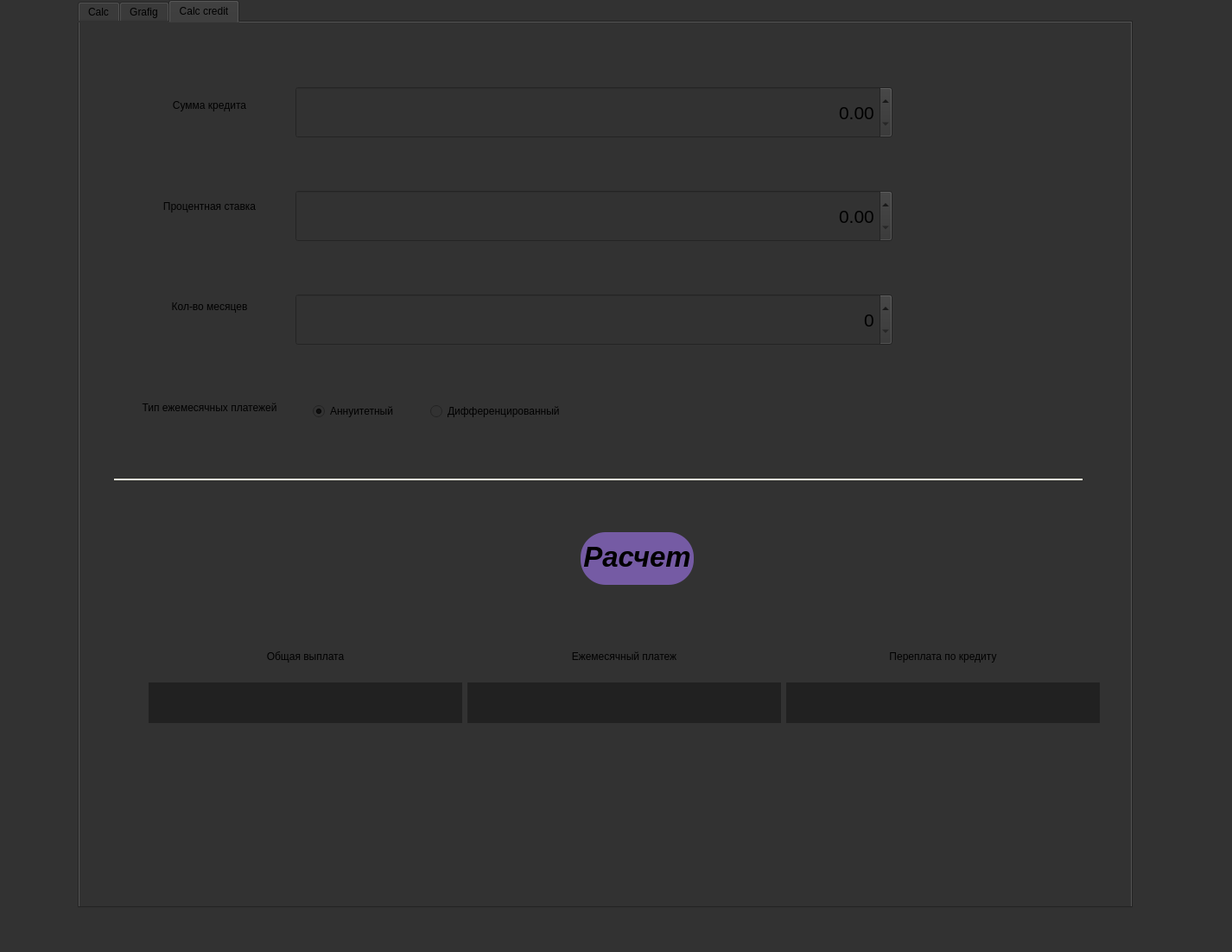
<?xml version="1.0" encoding="UTF-8"?>
<ui version="4.0">
 <class>MainWindow</class>
 <widget class="QMainWindow" name="MainWindow">
  <property name="geometry">
   <rect>
    <x>0</x>
    <y>0</y>
    <width>1426</width>
    <height>1102</height>
   </rect>
  </property>
  <property name="windowTitle">
   <string>MainWindow</string>
  </property>
  <property name="styleSheet">
   <string notr="true">background-color: rgb(50, 50, 50);</string>
  </property>
  <widget class="QWidget" name="centralwidget">
   <widget class="QTabWidget" name="tabWidget">
    <property name="geometry">
     <rect>
      <x>90</x>
      <y>0</y>
      <width>1221</width>
      <height>1051</height>
     </rect>
    </property>
    <property name="currentIndex">
     <number>2</number>
    </property>
    <widget class="QWidget" name="calc">
     <attribute name="title">
      <string>Calc</string>
     </attribute>
     <widget class="QWidget" name="gridLayoutWidget">
      <property name="geometry">
       <rect>
        <x>390</x>
        <y>260</y>
        <width>465</width>
        <height>420</height>
       </rect>
      </property>
      <layout class="QGridLayout" name="save_num">
       <property name="sizeConstraint">
        <enum>QLayout::SetDefaultConstraint</enum>
       </property>
       <item row="1" column="1">
        <widget class="QPushButton" name="asin">
         <property name="font">
          <font>
           <pointsize>30</pointsize>
           <bold>true</bold>
          </font>
         </property>
         <property name="cursor">
          <cursorShape>PointingHandCursor</cursorShape>
         </property>
         <property name="mouseTracking">
          <bool>false</bool>
         </property>
         <property name="styleSheet">
          <string notr="true">border-style: outset;
color: rgb(142, 112, 199);

border-radius:  29px;


</string>
         </property>
         <property name="text">
          <string>asin</string>
         </property>
         <property name="autoRepeat">
          <bool>false</bool>
         </property>
         <property name="autoExclusive">
          <bool>false</bool>
         </property>
        </widget>
       </item>
       <item row="3" column="3">
        <widget class="QPushButton" name="num5">
         <property name="font">
          <font>
           <pointsize>50</pointsize>
           <bold>true</bold>
          </font>
         </property>
         <property name="cursor">
          <cursorShape>PointingHandCursor</cursorShape>
         </property>
         <property name="mouseTracking">
          <bool>false</bool>
         </property>
         <property name="styleSheet">
          <string notr="true">border-style: outset;

</string>
         </property>
         <property name="text">
          <string>5</string>
         </property>
        </widget>
       </item>
       <item row="1" column="5">
        <widget class="QPushButton" name="del">
         <property name="font">
          <font>
           <pointsize>35</pointsize>
           <bold>true</bold>
          </font>
         </property>
         <property name="cursor">
          <cursorShape>PointingHandCursor</cursorShape>
         </property>
         <property name="mouseTracking">
          <bool>false</bool>
         </property>
         <property name="styleSheet">
          <string notr="true">border-style: outset;
color: rgb(142, 113, 199);

border-radius:  29px;


</string>
         </property>
         <property name="text">
          <string>/</string>
         </property>
         <property name="autoRepeat">
          <bool>false</bool>
         </property>
         <property name="autoExclusive">
          <bool>false</bool>
         </property>
        </widget>
       </item>
       <item row="5" column="3">
        <widget class="QPushButton" name="num0">
         <property name="font">
          <font>
           <pointsize>50</pointsize>
           <bold>true</bold>
          </font>
         </property>
         <property name="cursor">
          <cursorShape>PointingHandCursor</cursorShape>
         </property>
         <property name="mouseTracking">
          <bool>false</bool>
         </property>
         <property name="styleSheet">
          <string notr="true">border-style: outset;

</string>
         </property>
         <property name="text">
          <string>0</string>
         </property>
        </widget>
       </item>
       <item row="5" column="5">
        <widget class="QPushButton" name="button_resul">
         <property name="font">
          <font>
           <pointsize>55</pointsize>
           <bold>true</bold>
          </font>
         </property>
         <property name="cursor">
          <cursorShape>PointingHandCursor</cursorShape>
         </property>
         <property name="mouseTracking">
          <bool>false</bool>
         </property>
         <property name="styleSheet">
          <string notr="true">border-style: outset;
background-color: rgb(142, 111, 199);


border-radius:  29px;
padding-top: -5px;


</string>
         </property>
         <property name="text">
          <string>=</string>
         </property>
         <property name="autoRepeat">
          <bool>false</bool>
         </property>
         <property name="autoExclusive">
          <bool>false</bool>
         </property>
        </widget>
       </item>
       <item row="3" column="5">
        <widget class="QPushButton" name="minus">
         <property name="font">
          <font>
           <pointsize>35</pointsize>
           <bold>true</bold>
          </font>
         </property>
         <property name="cursor">
          <cursorShape>PointingHandCursor</cursorShape>
         </property>
         <property name="mouseTracking">
          <bool>false</bool>
         </property>
         <property name="styleSheet">
          <string notr="true">border-style: outset;
color: rgb(142, 112, 199);

border-radius:  29px;


</string>
         </property>
         <property name="text">
          <string>-</string>
         </property>
         <property name="autoRepeat">
          <bool>false</bool>
         </property>
         <property name="autoExclusive">
          <bool>false</bool>
         </property>
        </widget>
       </item>
       <item row="2" column="1">
        <widget class="QPushButton" name="atan">
         <property name="font">
          <font>
           <pointsize>30</pointsize>
           <bold>true</bold>
          </font>
         </property>
         <property name="cursor">
          <cursorShape>PointingHandCursor</cursorShape>
         </property>
         <property name="mouseTracking">
          <bool>false</bool>
         </property>
         <property name="styleSheet">
          <string notr="true">border-style: outset;
color: rgb(142, 112, 199);

border-radius:  29px;


</string>
         </property>
         <property name="text">
          <string>atan</string>
         </property>
         <property name="autoRepeat">
          <bool>false</bool>
         </property>
         <property name="autoExclusive">
          <bool>false</bool>
         </property>
        </widget>
       </item>
       <item row="2" column="2">
        <widget class="QPushButton" name="num1">
         <property name="font">
          <font>
           <pointsize>50</pointsize>
           <bold>true</bold>
          </font>
         </property>
         <property name="cursor">
          <cursorShape>PointingHandCursor</cursorShape>
         </property>
         <property name="mouseTracking">
          <bool>false</bool>
         </property>
         <property name="styleSheet">
          <string notr="true">border-style: outset;
hover: { color: red };
</string>
         </property>
         <property name="text">
          <string>1</string>
         </property>
        </widget>
       </item>
       <item row="3" column="4">
        <widget class="QPushButton" name="num6">
         <property name="font">
          <font>
           <pointsize>50</pointsize>
           <bold>true</bold>
          </font>
         </property>
         <property name="cursor">
          <cursorShape>PointingHandCursor</cursorShape>
         </property>
         <property name="mouseTracking">
          <bool>false</bool>
         </property>
         <property name="styleSheet">
          <string notr="true">border-style: outset;

</string>
         </property>
         <property name="text">
          <string>6</string>
         </property>
        </widget>
       </item>
       <item row="3" column="1">
        <widget class="QPushButton" name="sqrt">
         <property name="font">
          <font>
           <pointsize>30</pointsize>
           <bold>true</bold>
          </font>
         </property>
         <property name="cursor">
          <cursorShape>PointingHandCursor</cursorShape>
         </property>
         <property name="mouseTracking">
          <bool>false</bool>
         </property>
         <property name="styleSheet">
          <string notr="true">border-style: outset;
color: rgb(142, 112, 199);

border-radius:  29px;


</string>
         </property>
         <property name="text">
          <string>sqrt</string>
         </property>
         <property name="autoRepeat">
          <bool>false</bool>
         </property>
         <property name="autoExclusive">
          <bool>false</bool>
         </property>
        </widget>
       </item>
       <item row="4" column="4">
        <widget class="QPushButton" name="num9">
         <property name="font">
          <font>
           <pointsize>50</pointsize>
           <bold>true</bold>
          </font>
         </property>
         <property name="cursor">
          <cursorShape>PointingHandCursor</cursorShape>
         </property>
         <property name="mouseTracking">
          <bool>false</bool>
         </property>
         <property name="styleSheet">
          <string notr="true">border-style: outset;

</string>
         </property>
         <property name="text">
          <string>9</string>
         </property>
        </widget>
       </item>
       <item row="4" column="1">
        <widget class="QPushButton" name="acos">
         <property name="font">
          <font>
           <pointsize>30</pointsize>
           <bold>true</bold>
          </font>
         </property>
         <property name="cursor">
          <cursorShape>PointingHandCursor</cursorShape>
         </property>
         <property name="mouseTracking">
          <bool>false</bool>
         </property>
         <property name="styleSheet">
          <string notr="true">border-style: outset;
color: rgb(142, 112, 199);
padding-top:  -13px;
border-radius:  29px;


</string>
         </property>
         <property name="text">
          <string>acos</string>
         </property>
         <property name="autoRepeat">
          <bool>false</bool>
         </property>
         <property name="autoExclusive">
          <bool>false</bool>
         </property>
        </widget>
       </item>
       <item row="5" column="4">
        <widget class="QPushButton" name="point">
         <property name="font">
          <font>
           <pointsize>50</pointsize>
           <bold>true</bold>
          </font>
         </property>
         <property name="cursor">
          <cursorShape>PointingHandCursor</cursorShape>
         </property>
         <property name="mouseTracking">
          <bool>false</bool>
         </property>
         <property name="styleSheet">
          <string notr="true">border-style: outset;

</string>
         </property>
         <property name="text">
          <string>.</string>
         </property>
        </widget>
       </item>
       <item row="4" column="5">
        <widget class="QPushButton" name="plus">
         <property name="font">
          <font>
           <pointsize>35</pointsize>
           <bold>true</bold>
          </font>
         </property>
         <property name="cursor">
          <cursorShape>PointingHandCursor</cursorShape>
         </property>
         <property name="mouseTracking">
          <bool>false</bool>
         </property>
         <property name="styleSheet">
          <string notr="true">border-style: outset;
color: rgb(142, 112, 199);

border-radius:  29px;


</string>
         </property>
         <property name="text">
          <string>+</string>
         </property>
         <property name="autoRepeat">
          <bool>false</bool>
         </property>
         <property name="autoExclusive">
          <bool>false</bool>
         </property>
        </widget>
       </item>
       <item row="1" column="2">
        <widget class="QPushButton" name="mod">
         <property name="font">
          <font>
           <pointsize>30</pointsize>
           <bold>true</bold>
          </font>
         </property>
         <property name="cursor">
          <cursorShape>PointingHandCursor</cursorShape>
         </property>
         <property name="mouseTracking">
          <bool>false</bool>
         </property>
         <property name="styleSheet">
          <string notr="true">border-style: outset;
color: rgb(142, 112, 199);

border-radius:  29px;</string>
         </property>
         <property name="text">
          <string>mod</string>
         </property>
         <property name="autoRepeat">
          <bool>false</bool>
         </property>
         <property name="autoExclusive">
          <bool>false</bool>
         </property>
        </widget>
       </item>
       <item row="0" column="5">
        <widget class="QPushButton" name="clear">
         <property name="font">
          <font>
           <pointsize>35</pointsize>
           <bold>true</bold>
          </font>
         </property>
         <property name="cursor">
          <cursorShape>PointingHandCursor</cursorShape>
         </property>
         <property name="mouseTracking">
          <bool>false</bool>
         </property>
         <property name="styleSheet">
          <string notr="true">border-style: outset;
color: rgb(142, 112, 199);

border-radius:  29px;


</string>
         </property>
         <property name="text">
          <string>c</string>
         </property>
         <property name="autoRepeat">
          <bool>false</bool>
         </property>
         <property name="autoExclusive">
          <bool>false</bool>
         </property>
        </widget>
       </item>
       <item row="2" column="3">
        <widget class="QPushButton" name="num2">
         <property name="font">
          <font>
           <pointsize>50</pointsize>
           <bold>true</bold>
          </font>
         </property>
         <property name="cursor">
          <cursorShape>PointingHandCursor</cursorShape>
         </property>
         <property name="mouseTracking">
          <bool>false</bool>
         </property>
         <property name="styleSheet">
          <string notr="true">border-style: outset;

</string>
         </property>
         <property name="text">
          <string>2</string>
         </property>
        </widget>
       </item>
       <item row="2" column="4">
        <widget class="QPushButton" name="num3">
         <property name="font">
          <font>
           <pointsize>50</pointsize>
           <bold>true</bold>
          </font>
         </property>
         <property name="cursor">
          <cursorShape>PointingHandCursor</cursorShape>
         </property>
         <property name="mouseTracking">
          <bool>false</bool>
         </property>
         <property name="styleSheet">
          <string notr="true">border-style: outset;

</string>
         </property>
         <property name="text">
          <string>3</string>
         </property>
        </widget>
       </item>
       <item row="2" column="5">
        <widget class="QPushButton" name="umn">
         <property name="font">
          <font>
           <pointsize>35</pointsize>
           <bold>true</bold>
          </font>
         </property>
         <property name="cursor">
          <cursorShape>PointingHandCursor</cursorShape>
         </property>
         <property name="mouseTracking">
          <bool>false</bool>
         </property>
         <property name="styleSheet">
          <string notr="true">border-style: outset;
color: rgb(142, 112, 199);
border-radius:  29px;
padding-top: 20px;


</string>
         </property>
         <property name="text">
          <string>*</string>
         </property>
         <property name="autoRepeat">
          <bool>false</bool>
         </property>
         <property name="autoExclusive">
          <bool>false</bool>
         </property>
        </widget>
       </item>
       <item row="1" column="3">
        <widget class="QPushButton" name="open_bracket">
         <property name="font">
          <font>
           <pointsize>35</pointsize>
           <bold>true</bold>
          </font>
         </property>
         <property name="cursor">
          <cursorShape>PointingHandCursor</cursorShape>
         </property>
         <property name="mouseTracking">
          <bool>false</bool>
         </property>
         <property name="styleSheet">
          <string notr="true">border-style: outset;
color: rgb(142, 113, 199);

border-radius:  29px;


</string>
         </property>
         <property name="text">
          <string>(</string>
         </property>
         <property name="autoRepeat">
          <bool>false</bool>
         </property>
         <property name="autoExclusive">
          <bool>false</bool>
         </property>
        </widget>
       </item>
       <item row="3" column="2">
        <widget class="QPushButton" name="num4">
         <property name="font">
          <font>
           <pointsize>50</pointsize>
           <bold>true</bold>
          </font>
         </property>
         <property name="cursor">
          <cursorShape>PointingHandCursor</cursorShape>
         </property>
         <property name="mouseTracking">
          <bool>false</bool>
         </property>
         <property name="styleSheet">
          <string notr="true">border-style: outset;

</string>
         </property>
         <property name="text">
          <string>4</string>
         </property>
        </widget>
       </item>
       <item row="4" column="2">
        <widget class="QPushButton" name="num7">
         <property name="font">
          <font>
           <pointsize>50</pointsize>
           <bold>true</bold>
          </font>
         </property>
         <property name="cursor">
          <cursorShape>PointingHandCursor</cursorShape>
         </property>
         <property name="mouseTracking">
          <bool>false</bool>
         </property>
         <property name="styleSheet">
          <string notr="true">border-style: outset;

</string>
         </property>
         <property name="text">
          <string>7</string>
         </property>
        </widget>
       </item>
       <item row="1" column="4">
        <widget class="QPushButton" name="close_barcket">
         <property name="font">
          <font>
           <pointsize>35</pointsize>
           <bold>true</bold>
          </font>
         </property>
         <property name="cursor">
          <cursorShape>PointingHandCursor</cursorShape>
         </property>
         <property name="mouseTracking">
          <bool>false</bool>
         </property>
         <property name="styleSheet">
          <string notr="true">border-style: outset;
color: rgb(142, 113, 199);

border-radius:  29px;


</string>
         </property>
         <property name="text">
          <string>)</string>
         </property>
         <property name="autoRepeat">
          <bool>false</bool>
         </property>
         <property name="autoExclusive">
          <bool>false</bool>
         </property>
        </widget>
       </item>
       <item row="4" column="3">
        <widget class="QPushButton" name="num8">
         <property name="font">
          <font>
           <pointsize>50</pointsize>
           <bold>true</bold>
          </font>
         </property>
         <property name="cursor">
          <cursorShape>PointingHandCursor</cursorShape>
         </property>
         <property name="mouseTracking">
          <bool>false</bool>
         </property>
         <property name="styleSheet">
          <string notr="true">border-style: outset;

</string>
         </property>
         <property name="text">
          <string>8</string>
         </property>
        </widget>
       </item>
       <item row="0" column="4">
        <widget class="QPushButton" name="rate">
         <property name="font">
          <font>
           <pointsize>35</pointsize>
           <bold>true</bold>
          </font>
         </property>
         <property name="cursor">
          <cursorShape>PointingHandCursor</cursorShape>
         </property>
         <property name="mouseTracking">
          <bool>false</bool>
         </property>
         <property name="styleSheet">
          <string notr="true">border-style: outset;
color: rgb(142, 113, 199);

border-radius:  29px;


</string>
         </property>
         <property name="text">
          <string>^</string>
         </property>
         <property name="autoRepeat">
          <bool>false</bool>
         </property>
         <property name="autoExclusive">
          <bool>false</bool>
         </property>
        </widget>
       </item>
       <item row="0" column="3">
        <widget class="QPushButton" name="cos">
         <property name="font">
          <font>
           <pointsize>30</pointsize>
           <bold>true</bold>
          </font>
         </property>
         <property name="cursor">
          <cursorShape>PointingHandCursor</cursorShape>
         </property>
         <property name="mouseTracking">
          <bool>false</bool>
         </property>
         <property name="styleSheet">
          <string notr="true">border-style: outset;
color: rgb(142, 113, 199);

border-radius:  29px;


</string>
         </property>
         <property name="text">
          <string>cos</string>
         </property>
         <property name="autoRepeat">
          <bool>false</bool>
         </property>
         <property name="autoExclusive">
          <bool>false</bool>
         </property>
        </widget>
       </item>
       <item row="0" column="2">
        <widget class="QPushButton" name="sin">
         <property name="font">
          <font>
           <pointsize>30</pointsize>
           <bold>true</bold>
          </font>
         </property>
         <property name="cursor">
          <cursorShape>PointingHandCursor</cursorShape>
         </property>
         <property name="mouseTracking">
          <bool>false</bool>
         </property>
         <property name="styleSheet">
          <string notr="true">border-style: outset;
color: rgb(142, 113, 199);

border-radius:  29px;


</string>
         </property>
         <property name="text">
          <string>sin</string>
         </property>
         <property name="autoRepeat">
          <bool>false</bool>
         </property>
         <property name="autoExclusive">
          <bool>false</bool>
         </property>
        </widget>
       </item>
       <item row="0" column="1">
        <widget class="QPushButton" name="tan">
         <property name="font">
          <font>
           <pointsize>30</pointsize>
           <bold>true</bold>
          </font>
         </property>
         <property name="cursor">
          <cursorShape>PointingHandCursor</cursorShape>
         </property>
         <property name="mouseTracking">
          <bool>false</bool>
         </property>
         <property name="styleSheet">
          <string notr="true">border-style: outset;
color: rgb(142, 113, 199);

border-radius:  29px;


</string>
         </property>
         <property name="text">
          <string>tan</string>
         </property>
         <property name="autoRepeat">
          <bool>false</bool>
         </property>
         <property name="autoExclusive">
          <bool>false</bool>
         </property>
        </widget>
       </item>
       <item row="0" column="0">
        <widget class="QPushButton" name="log">
         <property name="font">
          <font>
           <pointsize>30</pointsize>
           <bold>true</bold>
          </font>
         </property>
         <property name="cursor">
          <cursorShape>PointingHandCursor</cursorShape>
         </property>
         <property name="mouseTracking">
          <bool>false</bool>
         </property>
         <property name="styleSheet">
          <string notr="true">border-style: outset;
color: rgb(142, 112, 199);

border-radius:  29px;


</string>
         </property>
         <property name="text">
          <string>log</string>
         </property>
         <property name="autoRepeat">
          <bool>false</bool>
         </property>
         <property name="autoExclusive">
          <bool>false</bool>
         </property>
        </widget>
       </item>
       <item row="1" column="0">
        <widget class="QPushButton" name="ln">
         <property name="font">
          <font>
           <pointsize>30</pointsize>
           <bold>true</bold>
          </font>
         </property>
         <property name="cursor">
          <cursorShape>PointingHandCursor</cursorShape>
         </property>
         <property name="mouseTracking">
          <bool>false</bool>
         </property>
         <property name="styleSheet">
          <string notr="true">border-style: outset;
color: rgb(142, 112, 199);

border-radius:  29px;


</string>
         </property>
         <property name="text">
          <string>ln</string>
         </property>
         <property name="autoRepeat">
          <bool>false</bool>
         </property>
         <property name="autoExclusive">
          <bool>false</bool>
         </property>
        </widget>
       </item>
      </layout>
     </widget>
     <widget class="QLabel" name="output">
      <property name="geometry">
       <rect>
        <x>170</x>
        <y>140</y>
        <width>881</width>
        <height>51</height>
       </rect>
      </property>
      <property name="font">
       <font>
        <pointsize>-1</pointsize>
        <italic>false</italic>
        <bold>true</bold>
       </font>
      </property>
      <property name="styleSheet">
       <string notr="true">border-style: outset;
border-width: 2px;
border-bottom-color: beige;
font: bold 14px;

padding-right: 20px;

margin-top:  -10px;
margin-right:  -10px;
margin-left:  -10px;</string>
      </property>
      <property name="text">
       <string/>
      </property>
      <property name="alignment">
       <set>Qt::AlignBottom|Qt::AlignRight|Qt::AlignTrailing</set>
      </property>
     </widget>
     <widget class="QLabel" name="input_user">
      <property name="geometry">
       <rect>
        <x>170</x>
        <y>40</y>
        <width>881</width>
        <height>101</height>
       </rect>
      </property>
      <property name="font">
       <font>
        <pointsize>20</pointsize>
       </font>
      </property>
      <property name="styleSheet">
       <string notr="true">padding-right: 10px;
background-color: rgb(34, 34, 34);</string>
      </property>
      <property name="text">
       <string/>
      </property>
      <property name="alignment">
       <set>Qt::AlignRight|Qt::AlignTrailing|Qt::AlignVCenter</set>
      </property>
      <property name="margin">
       <number>0</number>
      </property>
     </widget>
     <widget class="QPushButton" name="x">
      <property name="geometry">
       <rect>
        <x>390</x>
        <y>210</y>
        <width>65</width>
        <height>42</height>
       </rect>
      </property>
      <property name="font">
       <font>
        <pointsize>35</pointsize>
        <bold>true</bold>
       </font>
      </property>
      <property name="cursor">
       <cursorShape>PointingHandCursor</cursorShape>
      </property>
      <property name="styleSheet">
       <string notr="true">border-style: outset;
color: rgb(142, 112, 199);

border-radius:  29px;

 hover: :background-color: rgb(209, 103, 255);
</string>
      </property>
      <property name="text">
       <string>x</string>
      </property>
      <property name="autoRepeat">
       <bool>false</bool>
      </property>
      <property name="autoExclusive">
       <bool>false</bool>
      </property>
     </widget>
     <widget class="QDoubleSpinBox" name="value_x">
      <property name="geometry">
       <rect>
        <x>460</x>
        <y>220</y>
        <width>161</width>
        <height>31</height>
       </rect>
      </property>
      <property name="alignment">
       <set>Qt::AlignRight|Qt::AlignTrailing|Qt::AlignVCenter</set>
      </property>
      <property name="minimum">
       <double>-99999.000000000000000</double>
      </property>
      <property name="maximum">
       <double>99999.000000000000000</double>
      </property>
     </widget>
    </widget>
    <widget class="QWidget" name="grafig">
     <attribute name="title">
      <string>Grafig</string>
     </attribute>
     <widget class="QWidget" name="gridLayoutWidget_2">
      <property name="geometry">
       <rect>
        <x>0</x>
        <y>160</y>
        <width>871</width>
        <height>134</height>
       </rect>
      </property>
      <layout class="QGridLayout" name="gridLayout">
       <item row="0" column="2">
        <widget class="QLabel" name="label_4">
         <property name="font">
          <font>
           <pointsize>16</pointsize>
          </font>
         </property>
         <property name="text">
          <string>Max y</string>
         </property>
         <property name="alignment">
          <set>Qt::AlignRight|Qt::AlignTrailing|Qt::AlignVCenter</set>
         </property>
        </widget>
       </item>
       <item row="0" column="0">
        <widget class="QLabel" name="label_3">
         <property name="font">
          <font>
           <pointsize>16</pointsize>
          </font>
         </property>
         <property name="text">
          <string>Max x</string>
         </property>
         <property name="alignment">
          <set>Qt::AlignRight|Qt::AlignTrailing|Qt::AlignVCenter</set>
         </property>
        </widget>
       </item>
       <item row="0" column="3">
        <widget class="QSpinBox" name="yMax">
         <property name="layoutDirection">
          <enum>Qt::LeftToRight</enum>
         </property>
         <property name="alignment">
          <set>Qt::AlignRight|Qt::AlignTrailing|Qt::AlignVCenter</set>
         </property>
         <property name="minimum">
          <number>-1000000</number>
         </property>
         <property name="maximum">
          <number>1000000</number>
         </property>
        </widget>
       </item>
       <item row="0" column="1">
        <widget class="QSpinBox" name="xMax">
         <property name="layoutDirection">
          <enum>Qt::LeftToRight</enum>
         </property>
         <property name="alignment">
          <set>Qt::AlignRight|Qt::AlignTrailing|Qt::AlignVCenter</set>
         </property>
         <property name="minimum">
          <number>-1000000</number>
         </property>
         <property name="maximum">
          <number>1000000</number>
         </property>
        </widget>
       </item>
       <item row="1" column="0">
        <widget class="QLabel" name="label_5">
         <property name="font">
          <font>
           <pointsize>16</pointsize>
          </font>
         </property>
         <property name="text">
          <string>Min x</string>
         </property>
         <property name="alignment">
          <set>Qt::AlignRight|Qt::AlignTrailing|Qt::AlignVCenter</set>
         </property>
        </widget>
       </item>
       <item row="1" column="1">
        <widget class="QSpinBox" name="xMin">
         <property name="alignment">
          <set>Qt::AlignRight|Qt::AlignTrailing|Qt::AlignVCenter</set>
         </property>
         <property name="minimum">
          <number>-1000000</number>
         </property>
         <property name="maximum">
          <number>1000000</number>
         </property>
        </widget>
       </item>
       <item row="1" column="2">
        <widget class="QLabel" name="label_6">
         <property name="font">
          <font>
           <pointsize>16</pointsize>
          </font>
         </property>
         <property name="text">
          <string>Min y</string>
         </property>
         <property name="alignment">
          <set>Qt::AlignRight|Qt::AlignTrailing|Qt::AlignVCenter</set>
         </property>
        </widget>
       </item>
       <item row="1" column="3">
        <widget class="QSpinBox" name="yMin">
         <property name="alignment">
          <set>Qt::AlignRight|Qt::AlignTrailing|Qt::AlignVCenter</set>
         </property>
         <property name="minimum">
          <number>-100000</number>
         </property>
         <property name="maximum">
          <number>1000000</number>
         </property>
        </widget>
       </item>
      </layout>
     </widget>
     <widget class="QPushButton" name="print_grafig">
      <property name="geometry">
       <rect>
        <x>940</x>
        <y>200</y>
        <width>131</width>
        <height>61</height>
       </rect>
      </property>
      <property name="font">
       <font>
        <pointsize>30</pointsize>
        <bold>true</bold>
       </font>
      </property>
      <property name="cursor">
       <cursorShape>PointingHandCursor</cursorShape>
      </property>
      <property name="mouseTracking">
       <bool>false</bool>
      </property>
      <property name="styleSheet">
       <string notr="true">border-style: outset;
background-color: rgb(117, 91, 164);


border-radius:  29px;
padding-top: -5px;


</string>
      </property>
      <property name="text">
       <string>GO</string>
      </property>
      <property name="autoRepeat">
       <bool>false</bool>
      </property>
      <property name="autoExclusive">
       <bool>false</bool>
      </property>
     </widget>
     <widget class="QCustomPlot" name="widget" native="true">
      <property name="geometry">
       <rect>
        <x>80</x>
        <y>390</y>
        <width>1051</width>
        <height>411</height>
       </rect>
      </property>
      <property name="styleSheet">
       <string notr="true">background-color: rgb(107, 21, 255);
border-radius: 10px;</string>
      </property>
     </widget>
    </widget>
    <widget class="QWidget" name="">
     <attribute name="title">
      <string>Calc credit</string>
     </attribute>
     <widget class="QWidget" name="horizontalLayoutWidget">
      <property name="geometry">
       <rect>
        <x>50</x>
        <y>40</y>
        <width>201</width>
        <height>461</height>
       </rect>
      </property>
      <layout class="QVBoxLayout" name="verticalLayout">
       <item>
        <widget class="QLabel" name="label">
         <property name="text">
          <string>Сумма кредита</string>
         </property>
         <property name="alignment">
          <set>Qt::AlignCenter</set>
         </property>
        </widget>
       </item>
       <item>
        <widget class="QLabel" name="label_7">
         <property name="text">
          <string>Процентная ставка</string>
         </property>
         <property name="alignment">
          <set>Qt::AlignCenter</set>
         </property>
        </widget>
       </item>
       <item>
        <widget class="QLabel" name="label_2">
         <property name="styleSheet">
          <string notr="true"/>
         </property>
         <property name="text">
          <string>Кол-во месяцев</string>
         </property>
         <property name="alignment">
          <set>Qt::AlignCenter</set>
         </property>
        </widget>
       </item>
       <item>
        <widget class="QLabel" name="label_8">
         <property name="styleSheet">
          <string notr="true"/>
         </property>
         <property name="text">
          <string>Тип ежемесячных платежей</string>
         </property>
         <property name="alignment">
          <set>Qt::AlignCenter</set>
         </property>
        </widget>
       </item>
      </layout>
     </widget>
     <widget class="QWidget" name="horizontalLayoutWidget_2">
      <property name="geometry">
       <rect>
        <x>250</x>
        <y>20</y>
        <width>691</width>
        <height>411</height>
       </rect>
      </property>
      <layout class="QVBoxLayout" name="verticalLayout_2">
       <item>
        <widget class="QDoubleSpinBox" name="sum_credit">
         <property name="minimumSize">
          <size>
           <width>0</width>
           <height>60</height>
          </size>
         </property>
         <property name="font">
          <font>
           <pointsize>16</pointsize>
          </font>
         </property>
         <property name="alignment">
          <set>Qt::AlignRight|Qt::AlignTrailing|Qt::AlignVCenter</set>
         </property>
         <property name="maximum">
          <double>100000000.000000000000000</double>
         </property>
        </widget>
       </item>
       <item>
        <widget class="QDoubleSpinBox" name="percent">
         <property name="minimumSize">
          <size>
           <width>0</width>
           <height>60</height>
          </size>
         </property>
         <property name="font">
          <font>
           <pointsize>16</pointsize>
          </font>
         </property>
         <property name="alignment">
          <set>Qt::AlignRight|Qt::AlignTrailing|Qt::AlignVCenter</set>
         </property>
         <property name="maximum">
          <double>10000000.000000000000000</double>
         </property>
        </widget>
       </item>
       <item>
        <widget class="QSpinBox" name="time">
         <property name="minimumSize">
          <size>
           <width>0</width>
           <height>60</height>
          </size>
         </property>
         <property name="font">
          <font>
           <pointsize>16</pointsize>
          </font>
         </property>
         <property name="alignment">
          <set>Qt::AlignRight|Qt::AlignTrailing|Qt::AlignVCenter</set>
         </property>
         <property name="maximum">
          <number>120</number>
         </property>
        </widget>
       </item>
      </layout>
     </widget>
     <widget class="QWidget" name="horizontalLayoutWidget_3">
      <property name="geometry">
       <rect>
        <x>270</x>
        <y>410</y>
        <width>291</width>
        <height>80</height>
       </rect>
      </property>
      <layout class="QHBoxLayout" name="horizontalLayout_3">
       <item>
        <widget class="QRadioButton" name="aunt_1">
         <property name="text">
          <string>Аннуитетный</string>
         </property>
         <property name="checked">
          <bool>true</bool>
         </property>
        </widget>
       </item>
       <item>
        <widget class="QRadioButton" name="dif_2">
         <property name="text">
          <string>Дифференцированный</string>
         </property>
         <property name="checked">
          <bool>false</bool>
         </property>
        </widget>
       </item>
      </layout>
     </widget>
     <widget class="QPushButton" name="credit_button">
      <property name="geometry">
       <rect>
        <x>580</x>
        <y>590</y>
        <width>131</width>
        <height>61</height>
       </rect>
      </property>
      <property name="font">
       <font>
        <family>.AppleSystemUIFont</family>
        <pointsize>25</pointsize>
        <italic>true</italic>
        <bold>true</bold>
       </font>
      </property>
      <property name="cursor">
       <cursorShape>PointingHandCursor</cursorShape>
      </property>
      <property name="mouseTracking">
       <bool>false</bool>
      </property>
      <property name="styleSheet">
       <string notr="true">border-style: outset;
background-color: rgb(117, 91, 164);


border-radius:  29px;
padding-top: -5px;


</string>
      </property>
      <property name="text">
       <string>Расчет</string>
      </property>
      <property name="autoRepeat">
       <bool>false</bool>
      </property>
      <property name="autoExclusive">
       <bool>false</bool>
      </property>
     </widget>
     <widget class="QLabel" name="output_2">
      <property name="geometry">
       <rect>
        <x>40</x>
        <y>510</y>
        <width>1121</width>
        <height>20</height>
       </rect>
      </property>
      <property name="font">
       <font>
        <pointsize>-1</pointsize>
        <italic>false</italic>
        <bold>true</bold>
       </font>
      </property>
      <property name="styleSheet">
       <string notr="true">border-style: outset;
border-width: 2px;
border-bottom-color: beige;
font: bold 14px;

padding-right: 20px;

margin-top:  -10px;
margin-right:  -10px;
margin-left:  -10px;</string>
      </property>
      <property name="text">
       <string/>
      </property>
      <property name="alignment">
       <set>Qt::AlignBottom|Qt::AlignRight|Qt::AlignTrailing</set>
      </property>
     </widget>
     <widget class="QWidget" name="gridLayoutWidget_3">
      <property name="geometry">
       <rect>
        <x>80</x>
        <y>710</y>
        <width>1101</width>
        <height>101</height>
       </rect>
      </property>
      <layout class="QGridLayout" name="gridLayout_2">
       <item row="0" column="2">
        <widget class="QLabel" name="label_10">
         <property name="text">
          <string>Переплата по кредиту</string>
         </property>
         <property name="alignment">
          <set>Qt::AlignCenter</set>
         </property>
        </widget>
       </item>
       <item row="0" column="1">
        <widget class="QLabel" name="label_9">
         <property name="text">
          <string>Ежемесячный платеж</string>
         </property>
         <property name="alignment">
          <set>Qt::AlignCenter</set>
         </property>
        </widget>
       </item>
       <item row="0" column="0">
        <widget class="QLabel" name="label_11">
         <property name="text">
          <string>Общая выплата</string>
         </property>
         <property name="alignment">
          <set>Qt::AlignCenter</set>
         </property>
        </widget>
       </item>
       <item row="1" column="2">
        <widget class="QLabel" name="totap_percent">
         <property name="font">
          <font>
           <pointsize>16</pointsize>
          </font>
         </property>
         <property name="styleSheet">
          <string notr="true">background-color: rgb(33, 33, 33);
padding-right: 10px;</string>
         </property>
         <property name="text">
          <string/>
         </property>
         <property name="alignment">
          <set>Qt::AlignRight|Qt::AlignTrailing|Qt::AlignVCenter</set>
         </property>
        </widget>
       </item>
       <item row="1" column="1">
        <widget class="QLabel" name="total_month_sum">
         <property name="font">
          <font>
           <pointsize>16</pointsize>
          </font>
         </property>
         <property name="styleSheet">
          <string notr="true">background-color: rgb(33, 33, 33);
padding-right: 10px;</string>
         </property>
         <property name="text">
          <string/>
         </property>
         <property name="alignment">
          <set>Qt::AlignRight|Qt::AlignTrailing|Qt::AlignVCenter</set>
         </property>
        </widget>
       </item>
       <item row="1" column="0">
        <widget class="QLabel" name="total_sum_credit">
         <property name="font">
          <font>
           <pointsize>16</pointsize>
          </font>
         </property>
         <property name="styleSheet">
          <string notr="true">background-color: rgb(33, 33, 33);
padding-right: 10px;</string>
         </property>
         <property name="text">
          <string/>
         </property>
         <property name="alignment">
          <set>Qt::AlignRight|Qt::AlignTrailing|Qt::AlignVCenter</set>
         </property>
        </widget>
       </item>
      </layout>
     </widget>
    </widget>
   </widget>
  </widget>
  <widget class="QMenuBar" name="menubar">
   <property name="geometry">
    <rect>
     <x>0</x>
     <y>0</y>
     <width>1426</width>
     <height>24</height>
    </rect>
   </property>
  </widget>
  <widget class="QStatusBar" name="statusbar"/>
 </widget>
 <customwidgets>
  <customwidget>
   <class>QCustomPlot</class>
   <extends>QWidget</extends>
   <header>qcustomplot.h</header>
   <container>1</container>
  </customwidget>
 </customwidgets>
 <resources/>
 <connections/>
</ui>
